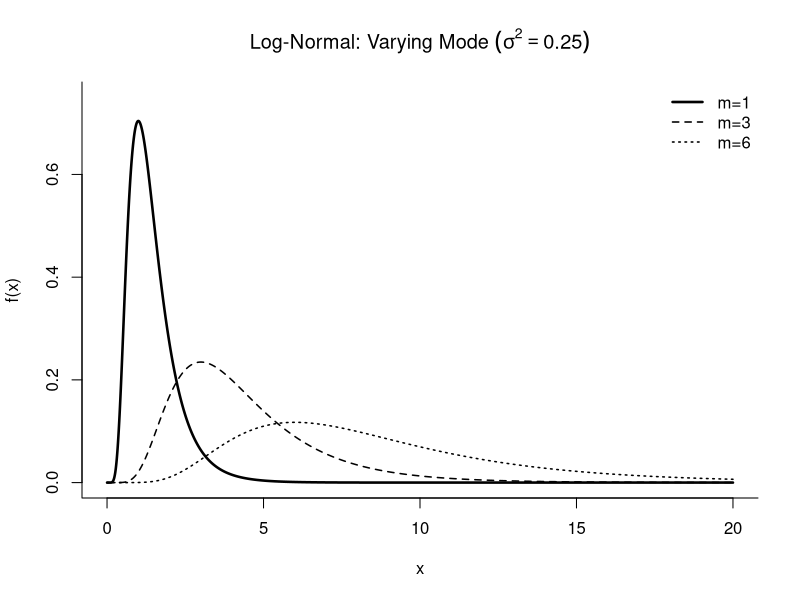
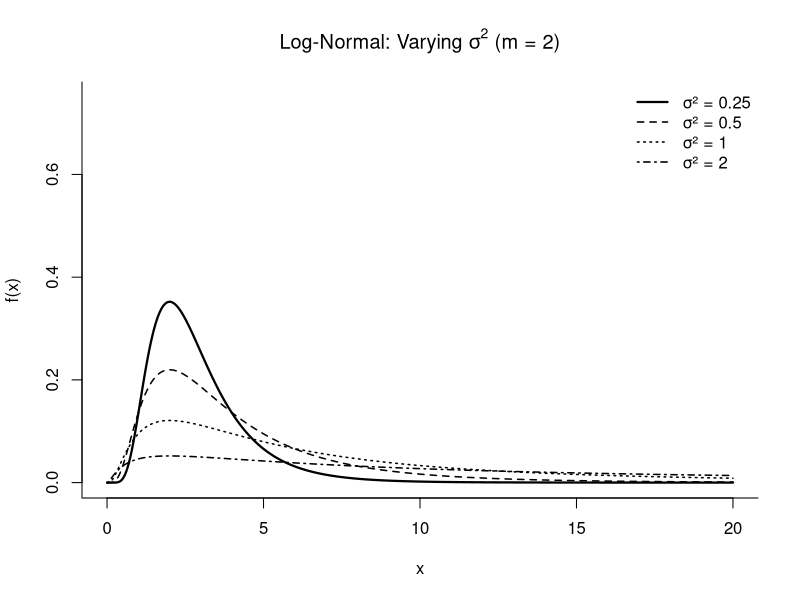
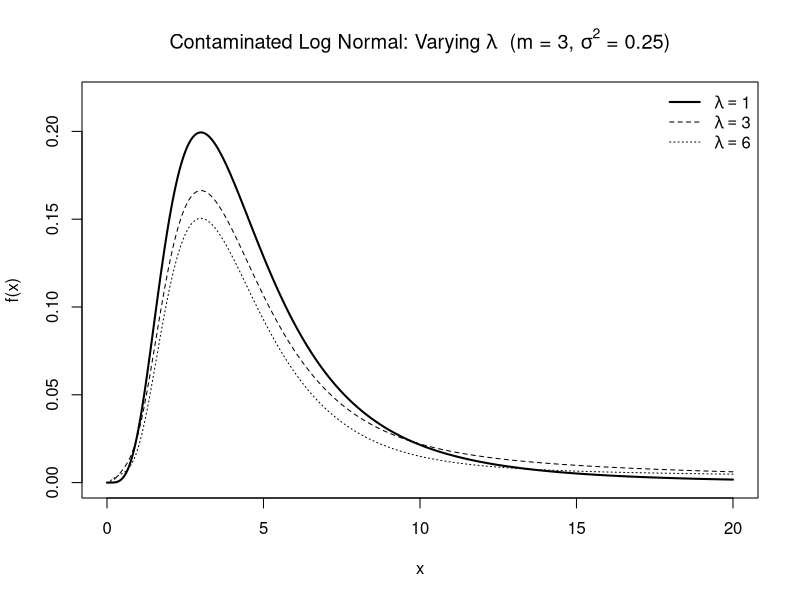

Write R code to recreate these figures, in order.
library(ggplot2)
library(dplyr)

out_dir <- "C:\\Users\\arabe\\Documents\\Research_Project\\Pictures"

# --- Plot 1: Varying Mode ---
x <- seq(0.001, 20, length.out = 2000)
sigma2 <- 0.25
modes <- c(1, 3, 6)
lty_vec <- c("solid", "dashed", "dotted")
lwd_vec <- c(2.5, 1.5, 1.5)

dens <- lapply(modes, function(m) {
  mu <- log(m) + sigma2
  dlnorm(x, meanlog = mu, sdlog = sqrt(sigma2))
})

png(file.path(out_dir, "lognormal_varying_mode.png"),
    width = 2000, height = 1500, res = 300)

plot(x, dens[[1]], type = "l", lwd = lwd_vec[1], lty = lty_vec[1],
     xlim = c(0, 20), ylim = c(0, 0.75),
     xlab = "x", ylab = "f(x)",
     main = expression("Log-Normal: Varying Mode " * (sigma^2 == 0.25)),
     bty = "l")
for (i in 2:3) {
  lines(x, dens[[i]], lwd = lwd_vec[i], lty = lty_vec[i])
}
legend("topright", legend = paste0("m=", modes),
       lty = lty_vec, lwd = lwd_vec, bty = "n")

dev.off()

# --- Plot 2: Varying sigma^2 ---
x <- seq(0.001, 20, length.out = 2000)
m <- 2
sigma2s <- c(0.25, 0.5, 1, 2)
lty_vec <- c("solid", "dashed", "dotted", "dotdash")
lwd_vec <- c(2.2, 1.5, 1.5, 1.5)

dens <- lapply(sigma2s, function(s2) {
  mu <- log(m) + s2
  dlnorm(x, meanlog = mu, sdlog = sqrt(s2))
})

png(file.path(out_dir, "lognormal_varying_sigma2.png"),
    width = 2000, height = 1500, res = 300)

plot(x, dens[[1]], type = "l", lwd = lwd_vec[1], lty = lty_vec[1],
     xlim = c(0, 20), ylim = c(0, 0.75),
     xlab = "x", ylab = "f(x)",
     main = expression("Log-Normal: Varying " * sigma^2 * " (m = 2)"),
     bty = "l")
for (i in 2:4) {
  lines(x, dens[[i]], lwd = lwd_vec[i], lty = lty_vec[i])
}
legend("topright", legend = paste0("σ² = ", sigma2s),
       lty = lty_vec, lwd = lwd_vec, bty = "n")

dev.off()











# Log-Normal Mixture: Varying Lambda
# Mode (m) and sigma^2 held fixed; lambda controls how much more
# spread out the second ("contaminating") component is.
#
# Mixture weights come from your n1/n2 sample sizes (60000/40000 -> 0.6/0.4)

m     <- 3          # fixed mode
sigma <- sqrt(0.25)  # fixed sigma^2 = 0.25
p1    <- 0.6         # weight on component 1 (n1 / (n1+n2))
p2    <- 0.4         # weight on component 2 (n2 / (n1+n2))

# Analytic mixture density (mode-anchored lognormal mixture)
f <- function(x, lambda) {
  mu1 <- log(m) + sigma^2
  sd1 <- sigma
  mu2 <- log(m) + lambda * sigma^2
  sd2 <- sqrt(lambda) * sigma
  p1 * dlnorm(x, meanlog = mu1, sdlog = sd1) +
    p2 * dlnorm(x, meanlog = mu2, sdlog = sd2)
}

x <- seq(0.001, 20, length.out = 1000)

lambdas <- c(2, 5, 10)
ltys    <- c(1, 2, 3)     # solid, dashed, dotted
lwds    <- c(2, 1, 1)     # thicker line for lambda=1, matching original style

y_list <- lapply(lambdas, function(l) f(x, l))
ymax   <- max(unlist(y_list))

png(file.path(out_dir, "cmLN_varying_lambda.png"),
    width = 2000, height = 1500, res = 300)

plot(x, y_list[[1]], type = "l", lwd = lwds[1], lty = ltys[1],
     ylim = c(0, ymax * 1.1),
     xlab = "x", ylab = "f(x)",
     main = expression(paste("Contaminated Log Normal: Varying ", lambda,
                             "  (m = 3, ", sigma^2, " = 0.25)")))
lines(x, y_list[[2]], lwd = lwds[2], lty = ltys[2])
lines(x, y_list[[3]], lwd = lwds[3], lty = ltys[3])

legend("topright",
       legend = c(expression(lambda == 1), expression(lambda == 3), expression(lambda == 6)),
       lty = ltys, lwd = lwds, bty = "n")
